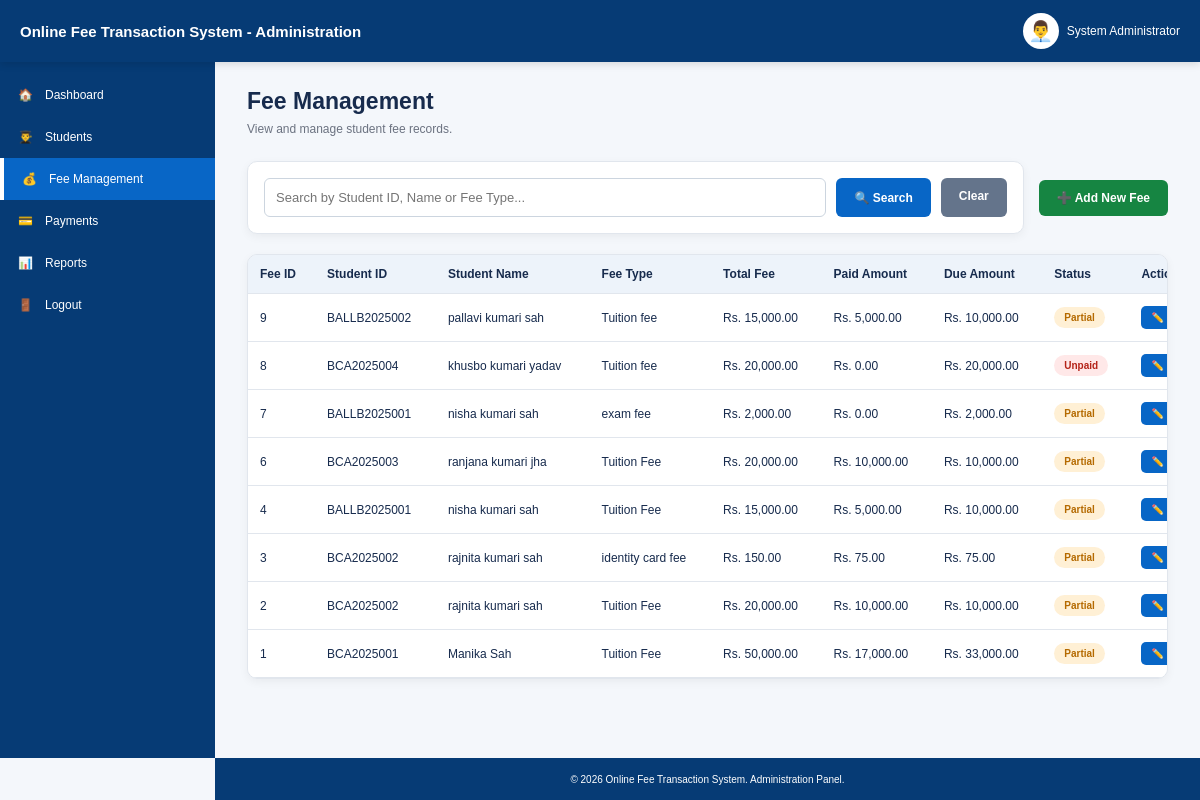
The app's page /admin/fees.php (signed in) with its own data.
### tables this page shows
CREATE TABLE `fee_details` (
  `fee_id` int(11) NOT NULL,
  `student_id` varchar(20) DEFAULT NULL,
  `fee_type` varchar(50) DEFAULT NULL,
  `total_amount` decimal(10,2) DEFAULT NULL,
  `paid_amount` decimal(10,2) DEFAULT 0.00,
  `due_amount` decimal(10,2) DEFAULT NULL,
  `status` varchar(20) DEFAULT NULL
);

CREATE TABLE `students` (
  `student_id` varchar(20) NOT NULL,
  `student_name` varchar(100) NOT NULL,
  `course` varchar(100) DEFAULT NULL,
  `semester` varchar(30) DEFAULT NULL,
  `email` varchar(100) DEFAULT NULL,
  `phone` varchar(20) DEFAULT NULL,
  `address` varchar(200) DEFAULT NULL,
  `date_of_birth` date DEFAULT NULL,
  `password` varchar(100) DEFAULT NULL
);

### admin/fees.php (the view, shortened to what this page needs)
<?php
include("../backend/db.php");
$admin_name =
    $_SESSION['admin_name'] ?? 'Administrator';
$search =
    trim($_GET['search'] ?? '');
if ($search !== '') {
    $stmt = mysqli_prepare(
        $conn,
        "SELECT
            f.fee_id,
            f.student_id,
            s.student_name,
            f.fee_type,
            f.total_amount,
            f.paid_amount,
            f.due_amount,
            f.status
         FROM fee_details f
         LEFT JOIN students s
            ON f.student_id = s.student_id
         WHERE
            f.student_id LIKE ?
            OR s.student_name LIKE ?
            OR f.fee_type LIKE ?
         ORDER BY f.fee_id DESC"
    );
    if (!$stmt) {
        die(
            "Fee query failed: " .
            mysqli_error($conn)
        );
    }
    $search_value =
        "%" . $search . "%";
    mysqli_stmt_bind_param(
        $stmt,
        "sss",
        $search_value,
        $search_value,
        $search_value
    );
    mysqli_stmt_execute($stmt);
    $result =
        mysqli_stmt_get_result($stmt);
} else {
    $result = mysqli_query(
        $conn,
        "SELECT
            f.fee_id,
            f.student_id,
            s.student_name,
            f.fee_type,
            f.total_amount,
            f.paid_amount,
            f.due_amount,
            f.status
         FROM fee_details f
         LEFT JOIN students s
            ON f.student_id = s.student_id
         ORDER BY f.fee_id DESC"
    );
}
?>
<!DOCTYPE html>
<html lang="en">
<head>
</head>
<body>
<header class="topbar">
    <div class="brand">
        Online Fee Transaction System
        - Administration
    </div>
    <div class="admin-user">
        <div class="avatar">
            👨‍💼
        </div>
        <span>
            <?php
            echo htmlspecialchars(
                $admin_name
            );
            ?>
        </span>
    </div>
</header>
<aside class="sidebar">
    <a href="dashboard.php">
        <span>🏠</span>
        <span>
            Dashboard
        </span>
    </a>
    <a href="students.php">
        <span>👨‍🎓</span>
        <span>
            Students
        </span>
    </a>
    <a href="fees.php"
       class="active">
        <span>💰</span>
        <span>
            Fee Management
        </span>
    </a>
    <a href="payments.php">
        <span>💳</span>
        <span>
            Payments
        </span>
    </a>
    <a href="reports.php">
        <span>📊</span>
        <span>
            Reports
        </span>
    </a>
    <a href="logout.php">
        <span>🚪</span>
        <span>
            Logout
        </span>
    </a>
</aside>
<main class="main">
    <h1>
        Fee Management
    </h1>
    <p class="muted">
        View and manage student fee records.
    </p>
    <div class="toolbar">
        <form
            method="GET"
            action="fees.php"
            class="search-box"
        >
            <input
                type="text"
                name="search"
                placeholder="Search by Student ID, Name or Fee Type..."
                value="<?php
                    echo htmlspecialchars(
                        $search
                    );
                ?>"
            >
            <button
                type="submit"
                class="btn"
            >
                🔍 Search
            </button>
            <a
                href="fees.php"
                class="btn clear-btn"
            >
                Clear
            </a>
        </form>
        <a
            href="add-fee.php"
            class="btn add-btn"
        >
            ➕ Add New Fee
        </a>
    </div>
    <div class="table-box">
        <table>
            <thead>
                <tr>
                    <th>
                        Fee ID
                    </th>
                    <th>
                        Student ID
                    </th>
                    <th>
                        Student Name
                    </th>
                    <th>
                        Fee Type
                    </th>
                    <th>
                        Total Fee
                    </th>
                    <th>
                        Paid Amount
                    </th>
                    <th>
                        Due Amount
                    </th>
                    <th>
                        Status
                    </th>
                    <th>
                        Action
                    </th>
                </tr>
            </thead>
            <tbody>
            <?php
            if (
                $result &&
                mysqli_num_rows($result) > 0
            ) {
                while (
                    $fee =
                    mysqli_fetch_assoc($result)
                ) {
                    $status =
                        strtolower(
                            trim(
                                $fee['status']
                                ?? ''
                            )
                        );
                    if ($status === 'paid') {
                        $status_class =
                            'paid';
                        $status_text =
                            'Paid';
                    } elseif (
                        $status === 'partial'
                    ) {
                        $status_class =
                            'partial';
                        $status_text =
                            'Partial';
                    } else {
                        $status_class =
                            'unpaid';
                        $status_text =
                            'Unpaid';
                    }
            ?>
                <tr>
                    <td>
                        <?php
                        echo htmlspecialchars(
                            $fee['fee_id']
                        );
                        ?>
                    </td>
                    <td>
                        <?php
                        echo htmlspecialchars(
                            $fee['student_id']
                        );
                        ?>
                    </td>
                    <td>
                        <?php
                        echo htmlspecialchars(
                            $fee['student_name']
                            ?? 'N/A'
                        );
                        ?>
                    </td>
                    <td>
                        <?php
                        echo htmlspecialchars(
                            $fee['fee_type']
                        );
                        ?>
                    </td>
                    <td>
                        Rs.
                        <?php
                        echo number_format(
                            (float)
                            $fee['total_amount'],
                            2
                        );
                        ?>
                    </td>
                    <td>
                        Rs.
                        <?php
                        echo number_format(
                            (float)
                            $fee['paid_amount'],
                            2
                        );
                        ?>
                    </td>
                    <td>
                        Rs.
                        <?php
                        echo number_format(
                            (float)
                            $fee['due_amount'],
                            2
                        );
                        ?>
                    </td>
                    <td>
                        <span
                            class="status
                            <?php
                            echo $status_class;
                            ?>"
                        >
                            <?php
                            echo $status_text;
                            ?>
                        </span>
                    </td>
                    <td>
                        <a
                            href="edit-fee.php?id=<?php
                                echo urlencode(
                                    $fee['fee_id']
                                );
                            ?>"
                            class="edit-btn"
                        >
                            ✏️ Edit
                        </a>
                    </td>
                </tr>
            <?php
                }
            }
            ?>
            </tbody>
        </table>
    </div>
</main>
<footer class="footer">
    © 2026 Online Fee Transaction System.
    Administration Panel.
</footer>
</body>
</html>

### admin/fees.php (style rules this page uses)
* { box-sizing: border-box; margin: 0; padding: 0; }
body { font-family: Arial, Helvetica, sans-serif; background: #f4f7fb; color: #172b4d; }
.topbar { height: 62px; background: #063b75; color: #fff; display: flex; align-items: center; padding: 0 20px; position: fixed; top: 0; left: 0; right: 0; z-index: 10; box-shadow: 0 2px 8px #0002; }
.brand { font-size: 15px; font-weight: 700; flex: 1; }
.admin-user { display: flex; align-items: center; gap: 8px; font-size: 12px; }
.avatar { width: 36px; height: 36px; border-radius: 50%; background: #fff; display: grid; place-items: center; font-size: 20px; }
.sidebar { position: fixed; top: 62px; bottom: 42px; left: 0; width: 215px; background: #063b75; padding-top: 12px; z-index: 9; }
.sidebar a { display: flex; align-items: center; gap: 12px; padding: 14px 18px; color: #fff; text-decoration: none; font-size: 12px; transition: 0.2s; }
.sidebar a:hover, .sidebar a.active { background: #0866c6; border-left: 4px solid #fff; }
.main { margin-left: 215px; padding: 88px 32px 70px; min-height: 100vh; }
.main h1 { font-size: 23px; margin-bottom: 7px; }
.muted { color: #6b7280; font-size: 12px; }
.toolbar { margin-top: 25px; display: flex; justify-content: space-between; align-items: center; gap: 15px; }
.search-box { background: #fff; border: 1px solid #e1e6ed; border-radius: 10px; padding: 16px; display: flex; gap: 10px; flex: 1; box-shadow: 0 3px 10px #0000000d; }
.search-box input { flex: 1; padding: 11px; border: 1px solid #ccd5df; border-radius: 6px; font-size: 13px; outline: none; }
.btn { border: none; background: #0866c6; color: #fff; padding: 11px 18px; border-radius: 6px; cursor: pointer; font-size: 12px; font-weight: 700; text-decoration: none; display: inline-block; }
.clear-btn { background: #64748b; }
.add-btn { white-space: nowrap; background: #168542; }
.table-box { margin-top: 20px; background: #fff; border: 1px solid #e1e6ed; border-radius: 10px; overflow-x: auto; box-shadow: 0 3px 10px #0000000d; }
table { width: 100%; min-width: 1050px; border-collapse: collapse; font-size: 12px; }
th, td { padding: 12px; border-bottom: 1px solid #e1e6ed; text-align: left; }
th { background: #edf3fa; color: #172b4d; font-weight: 700; }
.status { display: inline-block; padding: 5px 10px; border-radius: 20px; font-size: 10px; font-weight: 700; }
.partial { background: #fff0d5; color: #b56a00; }
.unpaid { background: #ffe8e8; color: #b42318; }
.edit-btn { display: inline-block; background: #0866c6; color: #fff; padding: 6px 10px; border-radius: 5px; text-decoration: none; font-size: 10px; font-weight: 700; }
.footer { position: fixed; bottom: 0; left: 215px; right: 0; height: 42px; background: #063b75; color: #fff; display: grid; place-items: center; font-size: 10px; }

### records on screen
fee_details: fee_id "9", student "BALLB2025002", student.student_name "pallavi kumari sah", fee_type "Tuition fee", total_amount "15,000.00", paid_amount "5,000.00", due_amount "10,000.00", status "Partial"
fee_details: fee_id "8", student "BCA2025004", student.student_name "khusbo kumari yadav", fee_type "Tuition fee", total_amount "20,000.00", paid_amount "0.00", due_amount "20,000.00", status "Unpaid"
fee_details: fee_id "7", student "BALLB2025001", student.student_name "nisha kumari sah", fee_type "exam fee", total_amount "2,000.00", paid_amount "0.00", due_amount "2,000.00", status "Partial"
fee_details: fee_id "6", student "BCA2025003", student.student_name "ranjana kumari jha", fee_type "Tuition Fee", total_amount "20,000.00", paid_amount "10,000.00", due_amount "10,000.00", status "Partial"
fee_details: fee_id "4", student "BALLB2025001", student.student_name "nisha kumari sah", fee_type "Tuition Fee", total_amount "15,000.00", paid_amount "5,000.00", due_amount "10,000.00", status "Partial"
fee_details: fee_id "3", student "BCA2025002", student.student_name "rajnita kumari sah", fee_type "identity card fee", total_amount "150.00", paid_amount "75.00", due_amount "75.00", status "Partial"
fee_details: fee_id "2", student "BCA2025002", student.student_name "rajnita kumari sah", fee_type "Tuition Fee", total_amount "20,000.00", paid_amount "10,000.00", due_amount "10,000.00", status "Partial"
fee_details: fee_id "1", student "BCA2025001", student.student_name "Manika Sah", fee_type "Tuition Fee", total_amount "50,000.00", paid_amount "17,000.00", due_amount "33,000.00", status "Partial"

### other values on screen
$admin_name "System Administrator"
